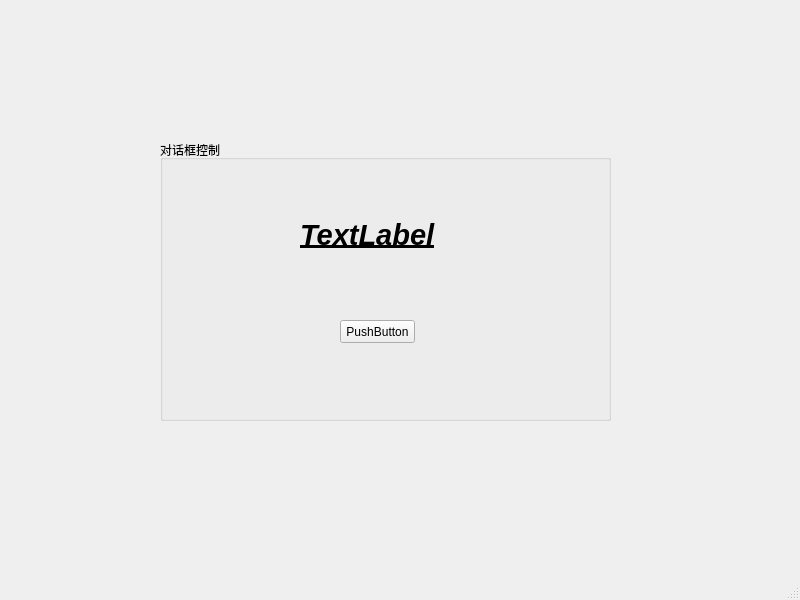
<?xml version="1.0" encoding="UTF-8"?>
<ui version="4.0">
 <class>MainWindow</class>
 <widget class="QMainWindow" name="MainWindow">
  <property name="geometry">
   <rect>
    <x>0</x>
    <y>0</y>
    <width>800</width>
    <height>600</height>
   </rect>
  </property>
  <property name="windowTitle">
   <string>主窗口</string>
  </property>
  <widget class="QWidget" name="centralwidget">
   <widget class="QGroupBox" name="groupBox">
    <property name="geometry">
     <rect>
      <x>160</x>
      <y>140</y>
      <width>451</width>
      <height>281</height>
     </rect>
    </property>
    <property name="title">
     <string>对话框控制</string>
    </property>
    <widget class="QPushButton" name="pushButton">
     <property name="geometry">
      <rect>
       <x>180</x>
       <y>180</y>
       <width>75</width>
       <height>23</height>
      </rect>
     </property>
     <property name="text">
      <string>PushButton</string>
     </property>
    </widget>
    <widget class="QLabel" name="label">
     <property name="geometry">
      <rect>
       <x>140</x>
       <y>60</y>
       <width>181</width>
       <height>71</height>
      </rect>
     </property>
     <property name="text">
      <string>&lt;!DOCTYPE HTML PUBLIC &quot;-//W3C//DTD HTML 4.0//EN&quot; &quot;http://www.w3.org/TR/REC-html40/strict.dtd&quot;&gt;
&lt;html&gt;&lt;head&gt;&lt;meta name=&quot;qrichtext&quot; content=&quot;1&quot; /&gt;&lt;style type=&quot;text/css&quot;&gt;
p, li { white-space: pre-wrap; }
&lt;/style&gt;&lt;/head&gt;&lt;body style=&quot; font-family:'SimSun'; font-size:9pt; font-weight:400; font-style:normal;&quot;&gt;
&lt;p style=&quot; margin-top:0px; margin-bottom:0px; margin-left:0px; margin-right:0px; -qt-block-indent:0; text-indent:0px;&quot;&gt;&lt;span style=&quot; font-size:22pt; font-weight:600; font-style:italic; text-decoration: underline;&quot;&gt;TextLabel&lt;/span&gt;&lt;/p&gt;&lt;/body&gt;&lt;/html&gt;</string>
     </property>
    </widget>
   </widget>
  </widget>
  <widget class="QMenuBar" name="menubar">
   <property name="geometry">
    <rect>
     <x>0</x>
     <y>0</y>
     <width>800</width>
     <height>23</height>
    </rect>
   </property>
  </widget>
  <widget class="QStatusBar" name="statusbar"/>
 </widget>
 <resources/>
 <connections/>
</ui>
